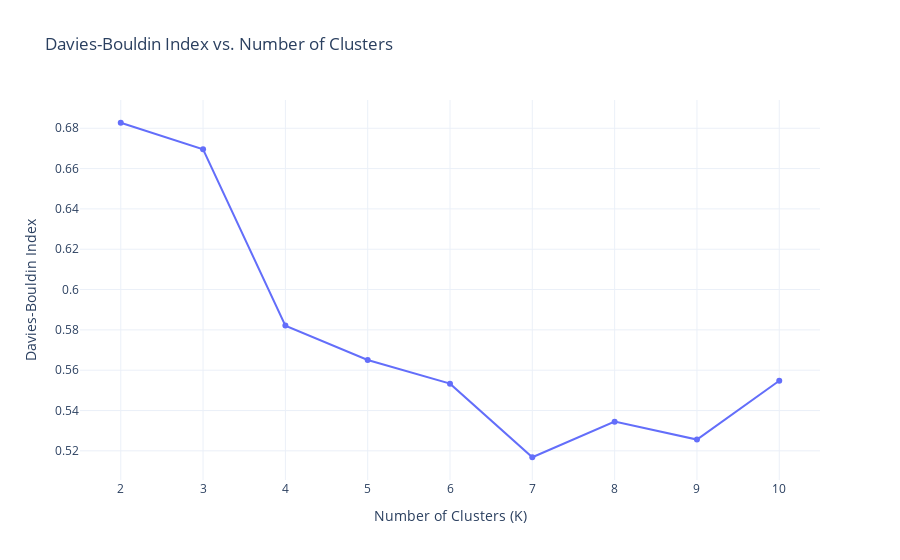

Notebook source saved alongside this figure:
### Code cell
viz.davies_boulding_plot(df_model)

### Figure 1 — Plotly figure (JSON) as saved in the notebook; plotly's stock layout.template omitted (floating-point values rounded to 4 significant figures)
{"data": [{"mode": "lines+markers", "type": "scatter", "x": [2, 3, 4, 5, 6, 7, 8, 9, 10], "y": [0.6827, 0.6696, 0.5821, 0.565, 0.5533, 0.5168, 0.5345, 0.5256, 0.5548]}], "layout": {"showlegend": false, "title": {"text": "Davies-Bouldin Index vs. Number of Clusters"}, "xaxis": {"title": {"text": "Number of Clusters (K)"}}, "yaxis": {"title": {"text": "Davies-Bouldin Index"}}}}
